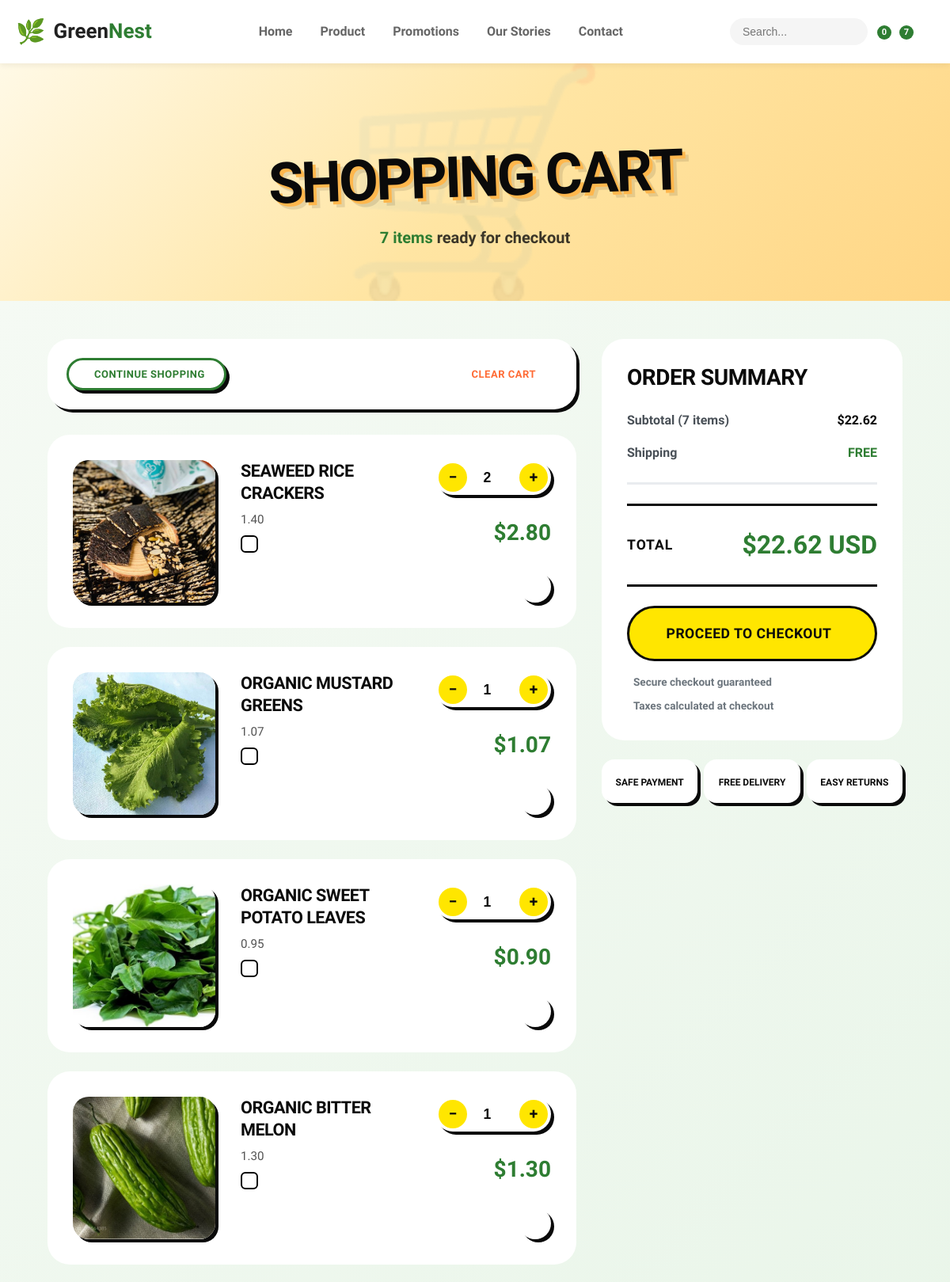
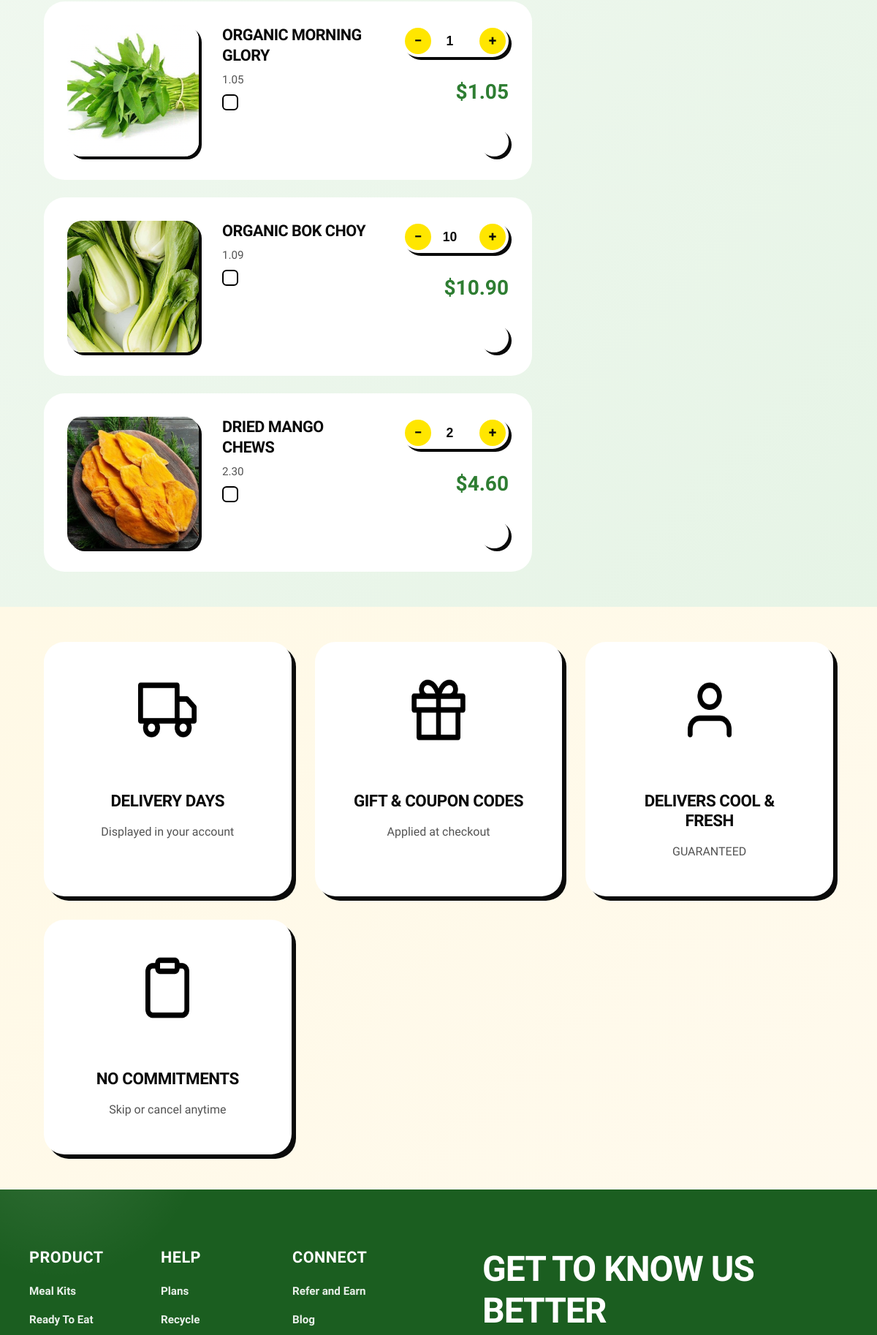
The app's page /cart/ (signed in, upper part) with its own data (2 pictures, top to bottom).
### app/models/cart.py (models this page shows, shortened)
class Cart(models.Model):
    user = models.ForeignKey(
        settings.AUTH_USER_MODEL,
        on_delete=models.CASCADE,
        related_name="carts",
        null=True,
        blank=True
    )
    session_key = models.CharField(max_length=100, null=True, blank=True)
    created_at = models.DateTimeField(auto_now_add=True)
    @property
    def subtotal(self):
        total = sum(item.subtotal for item in self.items.all())
        return total or Decimal(0)
    @property
    def total(self):
        return self.subtotal

class CartItem(models.Model):
    cart = models.ForeignKey("Cart", on_delete=models.CASCADE, related_name="items")
    product = models.ForeignKey("Product", on_delete=models.CASCADE, null=True, blank=True)
    combo = models.ForeignKey("Combo", on_delete=models.CASCADE, null=True, blank=True)
    quantity = models.PositiveIntegerField(default=1)
    @property
    def item_price(self):
        if self.combo:
            return Decimal(self.combo.final_price)
        elif self.product:
            return Decimal(self.product.final_price)
        return Decimal(0)
    @property
    def subtotal(self):
        return self.item_price * Decimal(self.quantity)

### app/models/category_product.py (models this page shows, shortened)
class Product(models.Model):
    category = models.ManyToManyField(Category, related_name="products")
    name = models.CharField(max_length=200)
    supplier = models.ForeignKey(Supplier, on_delete=models.SET_NULL, null=True, blank=True, related_name="products")
    certifications = models.ManyToManyField(Certification, related_name="products", blank=True)
    image = models.ImageField(upload_to='products/', null=True, blank=True)
    description = models.TextField(null=True, blank=True)
    detail = models.TextField(null=True, blank=True)
    price = models.DecimalField(max_digits=10, decimal_places=2)
    stock = models.IntegerField(default=0)
    sale = models.BooleanField(default=False)
    discount_percentage = models.FloatField(default=0, null=True, blank=True)
    sale_price = models.DecimalField(max_digits=10, decimal_places=2, null=True, blank=True)
    created_at = models.DateTimeField(auto_now_add=True)
    @property
    def final_price(self):
        if self.sale:
            if self.sale_price and self.sale_price > 0:
                return self.sale_price
            elif self.discount_percentage:
                return Decimal(self.price) * (1 - Decimal(self.discount_percentage) / 100)
        return self.price

### app/views/view_cart.py (the view)
# urls.py: path('cart/', views.cart, name='cart'),
def cart(request):
    user_cart = get_or_create_cart(request)
    return render(request, "app/cart.html", {"cart": user_cart})

### app/views/view_cart.py (called while the page is built)
def get_or_create_cart(request):
    if request.user.is_authenticated:
        cart, _ = Cart.objects.get_or_create(user=request.user)
    else:
        if not request.session.session_key:
            request.session.create()
        session_key = request.session.session_key
        cart, _ = Cart.objects.get_or_create(session_key=session_key)
    return cart

### app/templates/app/cart.html (shortened to what this page needs)
{% extends "app/base.html" %}
{% load static %}
{% block content %}
<link rel="stylesheet" href="{% static 'app/css/cart.css' %}">
<link rel="stylesheet" href="{% static 'app/css/product_card.css' %}">
<link rel="stylesheet" href="{% static 'app/css/neo_brutalism_global.css' %}">
<link rel="stylesheet" href="{% static 'app/css/cart.css' %}">
<section class="cart-hero">
<div class="container">
  <div class="hero-content">
    <h1 class="hero-title">Shopping Cart</h1>
      <p class="hero-subtitle">
    <span class="item-count">{{ cart.items.count }} items</span> ready for checkout </p>
  </div>
</div>
</section>
<section class="cart-main-section">
  <div class="container">
  <div class="cart-grid">
  <div class="cart-items-wrapper">
    <div class="cart-actions-bar">
      <button class="btn btn-outline btn-sm" onclick="window.location.href='{% url 'productlist' %}'">
        Continue Shopping
      </button>
        <form method="post" action="{% url 'clear_or_remove_selected' %}" style="display:inline;">
          <button type="submit" class="btn btn-ghost btn-sm clear-cart-btn"
                  onclick="return confirm('Are you sure you want to clear the cart?')">
             Clear Cart
          </button>
    </div>
    <div class="cart-items-list">
      {% if cart.items.all %}
        {% for item in cart.items.all %}
          <div class="cart-item">
            <div class="item-image-wrapper">
              {% if item.product %}
                <img src="{{ item.product.image.url }}" alt="{{ item.product.name }}" class="item-image">
              {% elif item.combo %}
                <img src="{{ item.combo.image.url }}" alt="{{ item.combo.name }}" class="item-image">
              {% endif %}
            </div>
            <div class="item-details">
              {% if item.product %}
                <h3 class="item-title">{{ item.product.name }}</h3>
                <p class="item-description">{{ item.product.price }}</p>
              {% elif item.combo %}
                <h3 class="item-title">{{ item.combo.name }}</h3>
                <p class="item-description">{{ item.combo.final_price|floatformat:2 }}</p>
              {% endif %}
              <label class="custom-checkbox">
                <input type="checkbox" name="selected_items" value="{{ item.id }}">
              </label>
            </div>
            <div class="item-actions">
              <div class="quantity-control">
                <a href="{% url 'update_quantity' item.id 'decrease' %}" class="qty-btn minus">−</a>
                <input type="number" value="{{ item.quantity }}" readonly class="qty-input">
                <a href="{% url 'update_quantity' item.id 'increase' %}" class="qty-btn plus">+</a>
              </div>
              <div class="item-price-wrapper">
                <span class="item-price">${{ item.subtotal|floatformat:2 }}</span>
              </div>
              <a href="{% url 'remove_item' item.id %}" class="btn-remove" title="Remove item">
              </a>
            </div>
          </div>
        {% endfor %}
      {% else %}
        <p style="text-align:center; color:var(--gray); padding:32px 0;">
          Your shopping cart is empty.
        </p>
      {% endif %}
    </div>
     </div>
  <div class="checkout-sidebar sticky-sidebar ">
    <div class="summary-card">
      <h2 class="summary-title">Order Summary</h2>
      <div class="summary-details">
        <div class="summary-row">
          <span>Subtotal ({{ cart.items.count }} items)</span>
          <span class="amount">${{ cart.subtotal|floatformat:2 }}</span>
        </div>
        <div class="summary-row">
          <span>Shipping</span>
          <span class="amount shipping-free">FREE</span>
        </div>
      </div>
      <div class="summary-total">
        <span class="total-label">TOTAL</span>
        <span class="total-amount">${{ cart.total|floatformat:2 }} USD</span>
      </div>
      <a href="{% url 'checkout' %}" class="btn btn-primary btn-checkout">
        <span>Proceed to Checkout</span>
      </a>
      <div class="checkout-info">
        <p> Secure checkout guaranteed</p>
        <p> Taxes calculated at checkout</p>
      </div>
    </div>
    <div class="trust-badges">
      <div class="trust-item">
        <span>Safe Payment</span>
      </div>
      <div class="trust-item">
        <span>Free Delivery</span>
      </div>
      <div class="trust-item">
        <span>Easy Returns</span>
      </div>
    </div>
  </div>
</div>
</div>
</section>
<section class="cart-features-section">
  <div class="container">
    <div class="features-grid">
      <div class="feature-card">
      <div class="feature-icon">
      <img src="{% static 'app/images/trans.png' %}" alt="Truck Icon" class="sale-icon">
      </div>
        <h3 class="feature-title">Delivery Days</h3>
          <p class="feature-text">Displayed in your account</p>
        </div>
    <div class="feature-card">
      <div class="feature-icon">
      <img src="{% static 'app/images/gift.png' %}" alt="Truck Icon" class="sale-icon">
      </div>
        <h3 class="feature-title">Gift & Coupon Codes</h3>
          <p class="feature-text">Applied at checkout</p>
      </div>
    <div class="feature-card">
      <div class="feature-icon">
      <img src="{% static 'app/images/user.png' %}" alt="Truck Icon" class="sale-icon">
      </div>
        <h3 class="feature-title">Delivers Cool & Fresh</h3>
          <p class="feature-text">GUARANTEED</p>
        </div>
    <div class="feature-card">
      <div class="feature-icon">
      <img src="{% static 'app/images/calendar.png' %}" alt="Truck Icon" class="sale-icon">
      </div>
        <h3 class="feature-title">No Commitments</h3>
          <p class="feature-text">Skip or cancel anytime</p>
      </div>
    </div>
  </div>
</section>
{% endblock %}

### app/templates/app/base.html (shortened to what this page needs)
{% load static %}
<!DOCTYPE html>
<html lang="vi">
<head>
    <link rel="stylesheet" href="{% static 'app/css/header_footer.css' %}">
    <link rel="stylesheet" href="{% static 'app/css/neo_brutalism_global.css' %}">
    <link rel="stylesheet" href="https://cdn.lineicons.com/4.0/lineicons.css">
</head>
<body>
    <header class="site-header">
        <div class="header-container">
            <a href="{% url 'home' %}" class="logo">
                <div class="logo-icon">🌿</div>
                <span class="logo-text">Green<span>Nest</span></span>
            </a>
            <nav class="navbar">
                <ul class="nav-menu">
                    <li class="nav-item {% if request.path == '/' %}active{% endif %}">
                        <a href="{% url 'home' %}" class="nav-link">Home</a>
                    </li>
                    <li class="nav-item {% if '/productlist' in request.path %}active{% endif %}">
                        <a href="{% url 'productlist' %}" class="nav-link">Product</a>
                    </li>
                    <li class="nav-item">
                        <a href="#" class="nav-link">Promotions</a>
                    </li>
                    <li class="nav-item {% if '/blog' in request.path %}active{% endif %}">
                        <a href="{% url 'blog' %}" class="nav-link">Our Stories</a>
                    </li>
                    <li class="nav-item {% if '/contact' in request.path %}active{% endif %}">
                        <a href="{% url 'contact' %}" class="nav-link">Contact</a>
                    </li>
                </ul>
            </nav>
            <div class="header-tools">
                <div class="header-search">
                    <form action="{% url 'search' %}" method="GET" class="search-form">
                        <input type="text" name="q" placeholder="Search..." class="search-input"
                            value="{{ request.GET.q|default:'' }}">
                        <button type=" submit" class="search-btn" aria-label="Submit search">
                             </button>
                    </form>
                </div>
                <div class="wishlist-wrapper">
                    <a href="#" class="icon-btn wishlist-icon" aria-label="Wishlist">
                         <span class="badge wishlist-count">0</span>
                    </a>
                </div>
                <div class="cart-wrapper">
                    <a href="{% url 'cart' %}" class="icon-btn" aria-label="Shopping Cart">
                         <span class="badge">{{ cart.items.count|default:0 }}</span>
                    </a>
                </div>
                <div class="user-wrapper">
                    {% if request.user.is_authenticated %}
                    <a href="#" class="icon-btn" aria-label="Account">
                    </a>
                    {% else %}
                    <a href="{% url 'auth' %}">
                        <h4>Login</h4>
                    </a>
                    {% endif %}
                </div>
            </div>
        </div>
    </header>
    <main>
        {% block content %}{% endblock %}
    </main>
    <footer class="newsletter-footer">
        <div class="footer-container">
            <div class="footer-links-side">
                <div class="footer-column">
                    <h4 class="footer-links-title">Product</h4>
                    <ul>
                        <li><a href="#">Meal Kits</a></li>
                        <li><a href="#">Ready To Eat</a></li>
                    </ul>
                </div>
                <div class="footer-column">
                    <h4 class="footer-links-title">Help</h4>
                    <ul>
                        <li><a href="#">Plans</a></li>
                        <li><a href="#">Recycle</a></li>
                    </ul>
                </div>
                <div class="footer-column">
                    <h4 class="footer-links-title">Connect</h4>
                    <ul>
                        <li><a href="#">Refer and Earn</a></li>
                        <li><a href="#">Blog</a></li>
                    </ul>
                </div>
            </div>
            <div class="footer-content-side">
                <h2 class="footer-title">Get to Know Us Better</h2>
            </div>
        </div>
    </footer>
</body>
</html>

### app/templates/app/cart.html (style rules this page uses)
.cart-item input[type="checkbox"] { appearance: none; width: 22px; height: 22px; border: 2.5px solid black; border-radius: 6px; background-color: white; cursor: pointer; position: relative; transition: all 0.15s ease; }
.sticky-sidebar { position: sticky; top: calc(var(--header-height) + var(--spacing-lg)); height: fit-content; }
.container { max-width: 1300px; margin: 0 auto; padding: 0 60px; }
.sale-icon { width: 80px; height: 90px; background-size: contain; background-repeat: no-repeat; background-position: center; margin: 0 auto 12px; }

### records on screen
Cart: items.count "7", subtotal "22.62", total "22.62"
CartItem: product.image (picture), product.name "SEAWEED RICE CRACKERS", product.price "1.40", quantity "2", subtotal "2.80"
CartItem: product.image (picture), product.name "ORGANIC MUSTARD GREENS", product.price "1.07", quantity "1", subtotal "1.07"
CartItem: product.image (picture), product.name "ORGANIC SWEET POTATO LEAVES", product.price "0.95", quantity "1", subtotal "0.90"
CartItem: product.image (picture), product.name "ORGANIC BITTER MELON", product.price "1.30", quantity "1", subtotal "1.30"
CartItem: product.image (picture), product.name "ORGANIC MORNING GLORY", product.price "1.05", quantity "1", subtotal "1.05"
CartItem: product.image (picture), product.name "ORGANIC BOK CHOY", product.price "1.09", quantity "10", subtotal "10.90"
CartItem: product.image (picture), product.name "DRIED MANGO CHEWS", product.price "2.30", quantity "2", subtotal "4.60"
